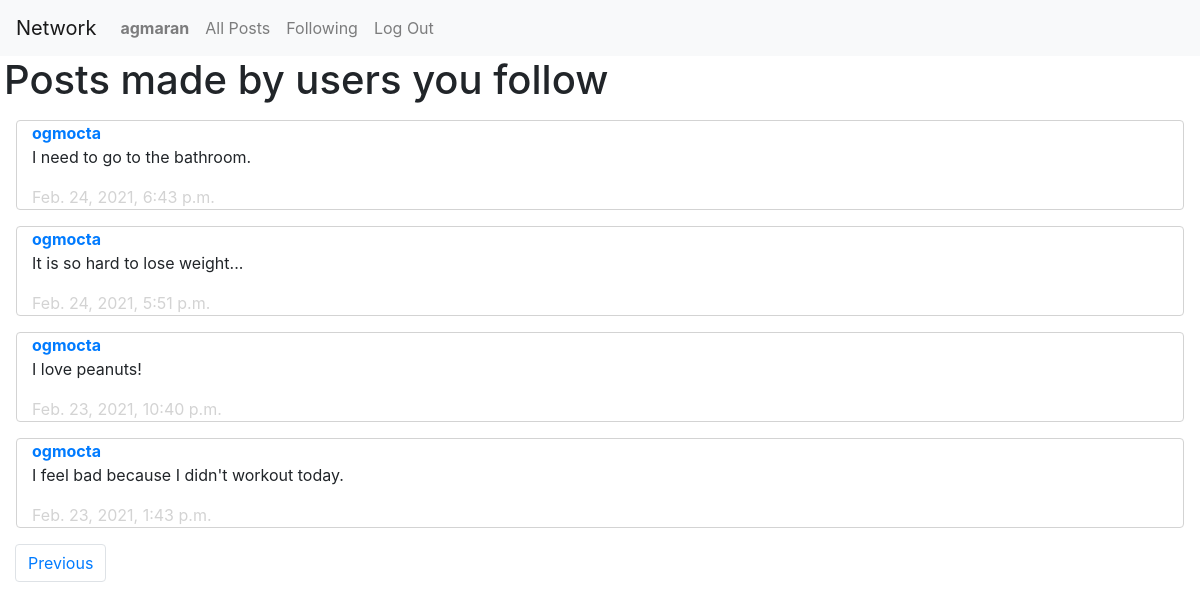
Page /2/following (signed in) on the committed database.
### network/models.py (models this page shows, shortened)
class User(AbstractUser):
    pass

class Post(models.Model):
    poster = models.ForeignKey(
        User, on_delete=models.CASCADE, related_name="my_posts")
    content = models.TextField()
    timestamp = models.DateTimeField(auto_now_add=True)
    likes = models.ManyToManyField(
        User, related_name="liked_posts")

### network/views.py (the view)
# urls.py: path("<int:page_num>/following", views.following, name="following"),
def following(request, page_num):
    follows = Follow.objects.filter(follower=request.user)
    message = ''
    if not follows:
        message = "You don't follow any users."
    following = []
    for follow in follows:
        following.append(follow.following)
    posts = Post.objects.filter(poster__in=following)
    posts = posts.order_by("-timestamp").all()
    post_paginator = Paginator(posts, 10)
    page = post_paginator.get_page(page_num)
    if not posts and follows:
        message = "The users that you follow have not made any posts yet."
    return render(request, "network/following.html", {
        "page": page,
        "message": message
    })

### network/templates/network/following.html (shortened to what this page needs)
{% extends "network/layout.html" %}
{% load static %}
{% block body %}
<h1 class="ml-1">Posts made by users you follow</h1>
<div id="my-posts">
    {% for post in page.object_list %}
    <div data-post={{post.id}} class="container col-12 post">
        <a href="{% url 'profile' 1 post.poster %}"><strong>{{ post.poster }}</strong></a>
        <p>{{post.content}}</p>
        <div class="timestamp">{{post.timestamp}}</div>
    </div>
    {% endfor %}
</div>
<nav aria-label="Page navigation example" class="col-12">
    <ul class="pagination">
        {% if page.has_previous %}
        <li class="page-item pointer"><a class="page-link" href="{% url 'following' page.previous_page_number %}">Previous</a>
        </li>
        {% endif %}
    </ul>
</nav>
{% endblock %}

### network/templates/network/layout.html (shortened to what this page needs)
{% load static %}
<!DOCTYPE html>
<html lang="en">
<head>
    <link rel="stylesheet" href="https://stackpath.bootstrapcdn.com/bootstrap/4.4.1/css/bootstrap.min.css"
>
    <link rel="stylesheet" href="https://cdn.jsdelivr.net/npm/bootstrap-icons@1.4.0/font/bootstrap-icons.css">
    <link href="{% static 'network/styles.css' %}" rel="stylesheet">
</head>
<body>
    <nav class="navbar navbar-expand-lg navbar-light bg-light">
        <a class="navbar-brand" href="#">Network</a>
        <div>
            <ul class="navbar-nav mr-auto">
                {% if user.is_authenticated %}
                <li class="nav-item"><a class="nav-link" href="{% url 'profile' 1 user.username %}"><strong>{{ user.username }}</strong></a>
                </li>
                {% endif %}
                <li class="nav-item">
                    <a class="nav-link" href="{% url 'index' %}">All Posts</a>
                </li>
                {% if user.is_authenticated %}
                <li class="nav-item">
                    <a class="nav-link" href="{% url 'following' 1 %}">Following</a>
                </li>
                <li class="nav-item">
                    <a class="nav-link" href="{% url 'logout' %}">Log Out</a>
                </li>
                {% endif %}
            </ul>
        </div>
    </nav>
    <div class="body">
        {% block body %}
        {% endblock %}
    </div>
</body>
</html>

### network/static/network/styles.css (style rules this page uses)
.container { border: 0.1rem; border-color: lightgray; border-style: solid; margin: 1rem; width: auto; border-radius: 4px; }
.timestamp { color: lightgray; }
.pointer { cursor: pointer; }

### rows in the picture
User: username "agmaran"
Post: poster "ogmocta", content "I need to go to the bathroom.", timestamp "Feb. 24, 2021, 6:43 p.m."
Post: poster "ogmocta", content "It is so hard to lose weight...", timestamp "Feb. 24, 2021, 5:51 p.m."
Post: poster "ogmocta", content "I love peanuts!", timestamp "Feb. 23, 2021, 10:40 p.m."
Post: poster "ogmocta", content "I feel bad because I didn't workout today.", timestamp "Feb. 23, 2021, 1:43 p.m."
